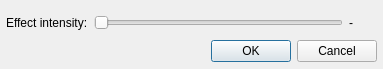
<?xml version="1.0" encoding="UTF-8"?>
<ui version="4.0">
 <class>SettingsDialog</class>
 <widget class="QDialog" name="SettingsDialog">
  <property name="geometry">
   <rect>
    <x>0</x>
    <y>0</y>
    <width>383</width>
    <height>69</height>
   </rect>
  </property>
  <property name="windowTitle">
   <string>BS2B Plugin Settings</string>
  </property>
  <layout class="QGridLayout" name="gridLayout">
   <property name="leftMargin">
    <number>6</number>
   </property>
   <property name="rightMargin">
    <number>6</number>
   </property>
   <property name="bottomMargin">
    <number>6</number>
   </property>
   <item row="0" column="0" colspan="2">
    <layout class="QHBoxLayout" name="horizontalLayout">
     <item>
      <widget class="QLabel" name="label">
       <property name="text">
        <string>Effect intensity:</string>
       </property>
      </widget>
     </item>
     <item>
      <widget class="QSlider" name="intensitySlider">
       <property name="maximum">
        <number>100</number>
       </property>
       <property name="orientation">
        <enum>Qt::Horizontal</enum>
       </property>
      </widget>
     </item>
     <item>
      <widget class="QLabel" name="intensityLabel">
       <property name="minimumSize">
        <size>
         <width>28</width>
         <height>0</height>
        </size>
       </property>
       <property name="text">
        <string>-</string>
       </property>
      </widget>
     </item>
    </layout>
   </item>
   <item row="1" column="0">
    <spacer name="horizontalSpacer">
     <property name="orientation">
      <enum>Qt::Horizontal</enum>
     </property>
     <property name="sizeHint" stdset="0">
      <size>
       <width>229</width>
       <height>23</height>
      </size>
     </property>
    </spacer>
   </item>
   <item row="1" column="1">
    <widget class="QDialogButtonBox" name="buttonBox">
     <property name="sizePolicy">
      <sizepolicy hsizetype="Maximum" vsizetype="Fixed">
       <horstretch>0</horstretch>
       <verstretch>0</verstretch>
      </sizepolicy>
     </property>
     <property name="standardButtons">
      <set>QDialogButtonBox::Cancel|QDialogButtonBox::Ok</set>
     </property>
    </widget>
   </item>
  </layout>
 </widget>
 <resources/>
 <connections>
  <connection>
   <sender>buttonBox</sender>
   <signal>accepted()</signal>
   <receiver>SettingsDialog</receiver>
   <slot>accept()</slot>
   <hints>
    <hint type="sourcelabel">
     <x>270</x>
     <y>76</y>
    </hint>
    <hint type="destinationlabel">
     <x>91</x>
     <y>88</y>
    </hint>
   </hints>
  </connection>
  <connection>
   <sender>buttonBox</sender>
   <signal>rejected()</signal>
   <receiver>SettingsDialog</receiver>
   <slot>reject()</slot>
   <hints>
    <hint type="sourcelabel">
     <x>326</x>
     <y>78</y>
    </hint>
    <hint type="destinationlabel">
     <x>139</x>
     <y>60</y>
    </hint>
   </hints>
  </connection>
 </connections>
</ui>
